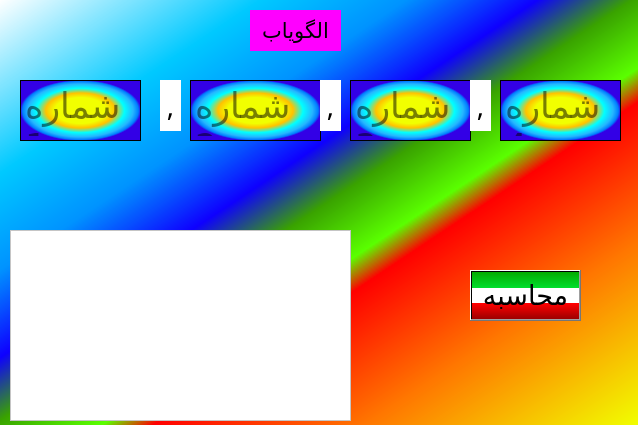
<?xml version="1.0" encoding="UTF-8"?>
<ui version="4.0">
 <class>Aulgoyab</class>
 <widget class="QMainWindow" name="Aulgoyab">
  <property name="geometry">
   <rect>
    <x>0</x>
    <y>0</y>
    <width>638</width>
    <height>425</height>
   </rect>
  </property>
  <property name="minimumSize">
   <size>
    <width>638</width>
    <height>425</height>
   </size>
  </property>
  <property name="maximumSize">
   <size>
    <width>638</width>
    <height>425</height>
   </size>
  </property>
  <property name="windowTitle">
   <string>الگویاب</string>
  </property>
  <property name="windowIcon">
   <iconset>
    <normaloff>D:/Flash Copy Askarizadeh Therty there Twelve Ninety five Fourty five/Pictures/Icons &amp; Gifs/Icons/Harmonia Icon Collection/02/ico/calculator.ico</normaloff>D:/Flash Copy Askarizadeh Therty there Twelve Ninety five Fourty five/Pictures/Icons &amp; Gifs/Icons/Harmonia Icon Collection/02/ico/calculator.ico</iconset>
  </property>
  <property name="styleSheet">
   <string notr="true">background-color: qlineargradient(spread:pad, x1:0, y1:0, x2:1, y2:1, stop:0 rgba(255, 255, 255, 255), stop:0.204545 rgba(0, 201, 255, 255), stop:0.318182 rgba(0, 147, 255, 255), stop:0.420455 rgba(14, 0, 255, 255), stop:0.494318 rgba(57, 162, 0, 255), stop:0.579545 rgba(90, 255, 0, 255), stop:0.619318 rgba(255, 0, 0, 255), stop:0.784091 rgba(255, 118, 0, 255), stop:1 rgba(241, 255, 0, 255));</string>
  </property>
  <property name="tabShape">
   <enum>QTabWidget::Rounded</enum>
  </property>
  <widget class="QWidget" name="centralwidget">
   <widget class="QTextEdit" name="number_1">
    <property name="enabled">
     <bool>true</bool>
    </property>
    <property name="geometry">
     <rect>
      <x>20</x>
      <y>80</y>
      <width>121</width>
      <height>61</height>
     </rect>
    </property>
    <property name="font">
     <font>
      <family>B Kamran</family>
      <pointsize>26</pointsize>
      <weight>50</weight>
      <italic>false</italic>
      <bold>false</bold>
     </font>
    </property>
    <property name="styleSheet">
     <string notr="true">background-color: qradialgradient(spread:pad, cx:0.5, cy:0.5, radius:0.5, fx:0.5, fy:0.5, stop:0.323864 rgba(241, 255, 0, 255), stop:0.426136 rgba(241, 255, 0, 255), stop:0.573864 rgba(255, 194, 0, 255), stop:0.727273 rgba(0, 255, 255, 255), stop:0.869318 rgba(37, 182, 255, 255), stop:0.954545 rgba(0, 126, 255, 255), stop:1 rgba(51, 0, 230, 255));
font: 26pt &quot;B Kamran&quot;;

</string>
    </property>
    <property name="tabChangesFocus">
     <bool>true</bool>
    </property>
    <property name="html">
     <string>&lt;!DOCTYPE HTML PUBLIC &quot;-//W3C//DTD HTML 4.0//EN&quot; &quot;http://www.w3.org/TR/REC-html40/strict.dtd&quot;&gt;
&lt;html&gt;&lt;head&gt;&lt;meta name=&quot;qrichtext&quot; content=&quot;1&quot; /&gt;&lt;style type=&quot;text/css&quot;&gt;
p, li { white-space: pre-wrap; }
&lt;/style&gt;&lt;/head&gt;&lt;body style=&quot; font-family:'B Kamran'; font-size:26pt; font-weight:400; font-style:normal;&quot;&gt;
&lt;p align=&quot;center&quot; style=&quot;-qt-paragraph-type:empty; margin-top:0px; margin-bottom:0px; margin-left:0px; margin-right:0px; -qt-block-indent:0; text-indent:0px;&quot;&gt;&lt;br /&gt;&lt;/p&gt;&lt;/body&gt;&lt;/html&gt;</string>
    </property>
    <property name="tabStopWidth">
     <number>2</number>
    </property>
    <property name="placeholderText">
     <string>شماره ی 1</string>
    </property>
   </widget>
   <widget class="QTextEdit" name="number_3">
    <property name="geometry">
     <rect>
      <x>350</x>
      <y>80</y>
      <width>121</width>
      <height>61</height>
     </rect>
    </property>
    <property name="font">
     <font>
      <family>B Kamran</family>
      <pointsize>26</pointsize>
      <weight>50</weight>
      <italic>false</italic>
      <bold>false</bold>
     </font>
    </property>
    <property name="styleSheet">
     <string notr="true">background-color: qradialgradient(spread:pad, cx:0.5, cy:0.5, radius:0.5, fx:0.5, fy:0.5, stop:0.323864 rgba(241, 255, 0, 255), stop:0.426136 rgba(241, 255, 0, 255), stop:0.573864 rgba(255, 194, 0, 255), stop:0.727273 rgba(0, 255, 255, 255), stop:0.869318 rgba(37, 182, 255, 255), stop:0.954545 rgba(0, 126, 255, 255), stop:1 rgba(51, 0, 230, 255));

font: 26pt &quot;B Kamran&quot;;</string>
    </property>
    <property name="tabChangesFocus">
     <bool>true</bool>
    </property>
    <property name="html">
     <string>&lt;!DOCTYPE HTML PUBLIC &quot;-//W3C//DTD HTML 4.0//EN&quot; &quot;http://www.w3.org/TR/REC-html40/strict.dtd&quot;&gt;
&lt;html&gt;&lt;head&gt;&lt;meta name=&quot;qrichtext&quot; content=&quot;1&quot; /&gt;&lt;style type=&quot;text/css&quot;&gt;
p, li { white-space: pre-wrap; }
&lt;/style&gt;&lt;/head&gt;&lt;body style=&quot; font-family:'B Kamran'; font-size:26pt; font-weight:400; font-style:normal;&quot;&gt;
&lt;p align=&quot;center&quot; style=&quot;-qt-paragraph-type:empty; margin-top:0px; margin-bottom:0px; margin-left:0px; margin-right:0px; -qt-block-indent:0; text-indent:0px;&quot;&gt;&lt;br /&gt;&lt;/p&gt;&lt;/body&gt;&lt;/html&gt;</string>
    </property>
    <property name="tabStopWidth">
     <number>3</number>
    </property>
    <property name="placeholderText">
     <string>شماره ی 3</string>
    </property>
   </widget>
   <widget class="QTextEdit" name="number_2">
    <property name="geometry">
     <rect>
      <x>190</x>
      <y>80</y>
      <width>131</width>
      <height>61</height>
     </rect>
    </property>
    <property name="font">
     <font>
      <family>B Kamran</family>
      <pointsize>26</pointsize>
      <weight>50</weight>
      <italic>false</italic>
      <bold>false</bold>
     </font>
    </property>
    <property name="styleSheet">
     <string notr="true">background-color: qradialgradient(spread:pad, cx:0.5, cy:0.5, radius:0.5, fx:0.5, fy:0.5, stop:0.323864 rgba(241, 255, 0, 255), stop:0.426136 rgba(241, 255, 0, 255), stop:0.573864 rgba(255, 194, 0, 255), stop:0.727273 rgba(0, 255, 255, 255), stop:0.869318 rgba(37, 182, 255, 255), stop:0.954545 rgba(0, 126, 255, 255), stop:1 rgba(51, 0, 230, 255));

font: 26pt &quot;B Kamran&quot;;</string>
    </property>
    <property name="tabChangesFocus">
     <bool>true</bool>
    </property>
    <property name="html">
     <string>&lt;!DOCTYPE HTML PUBLIC &quot;-//W3C//DTD HTML 4.0//EN&quot; &quot;http://www.w3.org/TR/REC-html40/strict.dtd&quot;&gt;
&lt;html&gt;&lt;head&gt;&lt;meta name=&quot;qrichtext&quot; content=&quot;1&quot; /&gt;&lt;style type=&quot;text/css&quot;&gt;
p, li { white-space: pre-wrap; }
&lt;/style&gt;&lt;/head&gt;&lt;body style=&quot; font-family:'B Kamran'; font-size:26pt; font-weight:400; font-style:normal;&quot;&gt;
&lt;p align=&quot;center&quot; style=&quot;-qt-paragraph-type:empty; margin-top:0px; margin-bottom:0px; margin-left:0px; margin-right:0px; -qt-block-indent:0; text-indent:0px;&quot;&gt;&lt;br /&gt;&lt;/p&gt;&lt;/body&gt;&lt;/html&gt;</string>
    </property>
    <property name="tabStopWidth">
     <number>1</number>
    </property>
    <property name="placeholderText">
     <string>شماره ی 2</string>
    </property>
   </widget>
   <widget class="QTextEdit" name="number_4">
    <property name="geometry">
     <rect>
      <x>500</x>
      <y>80</y>
      <width>121</width>
      <height>61</height>
     </rect>
    </property>
    <property name="font">
     <font>
      <family>B Kamran</family>
      <pointsize>26</pointsize>
      <weight>50</weight>
      <italic>false</italic>
      <bold>false</bold>
     </font>
    </property>
    <property name="styleSheet">
     <string notr="true">background-color: qradialgradient(spread:pad, cx:0.5, cy:0.5, radius:0.5, fx:0.5, fy:0.5, stop:0.323864 rgba(241, 255, 0, 255), stop:0.426136 rgba(241, 255, 0, 255), stop:0.573864 rgba(255, 194, 0, 255), stop:0.727273 rgba(0, 255, 255, 255), stop:0.869318 rgba(37, 182, 255, 255), stop:0.954545 rgba(0, 126, 255, 255), stop:1 rgba(51, 0, 230, 255));
font: 26pt &quot;B Kamran&quot;;
</string>
    </property>
    <property name="tabChangesFocus">
     <bool>true</bool>
    </property>
    <property name="html">
     <string>&lt;!DOCTYPE HTML PUBLIC &quot;-//W3C//DTD HTML 4.0//EN&quot; &quot;http://www.w3.org/TR/REC-html40/strict.dtd&quot;&gt;
&lt;html&gt;&lt;head&gt;&lt;meta name=&quot;qrichtext&quot; content=&quot;1&quot; /&gt;&lt;style type=&quot;text/css&quot;&gt;
p, li { white-space: pre-wrap; }
&lt;/style&gt;&lt;/head&gt;&lt;body style=&quot; font-family:'B Kamran'; font-size:26pt; font-weight:400; font-style:normal;&quot;&gt;
&lt;p align=&quot;center&quot; style=&quot;-qt-paragraph-type:empty; margin-top:0px; margin-bottom:0px; margin-left:0px; margin-right:0px; -qt-block-indent:0; text-indent:0px;&quot;&gt;&lt;br /&gt;&lt;/p&gt;&lt;/body&gt;&lt;/html&gt;</string>
    </property>
    <property name="tabStopWidth">
     <number>4</number>
    </property>
    <property name="placeholderText">
     <string>شماره ی4</string>
    </property>
   </widget>
   <widget class="QLabel" name="virgol">
    <property name="geometry">
     <rect>
      <x>250</x>
      <y>10</y>
      <width>91</width>
      <height>41</height>
     </rect>
    </property>
    <property name="font">
     <font>
      <family>B Kamran</family>
      <pointsize>16</pointsize>
     </font>
    </property>
    <property name="styleSheet">
     <string notr="true">background-color: rgb(255, 0, 255);</string>
    </property>
    <property name="text">
     <string>&lt;html&gt;&lt;head/&gt;&lt;body&gt;&lt;p align=&quot;center&quot;&gt;الگویاب&lt;/p&gt;&lt;/body&gt;&lt;/html&gt;</string>
    </property>
   </widget>
   <widget class="QPushButton" name="Run">
    <property name="geometry">
     <rect>
      <x>470</x>
      <y>270</y>
      <width>111</width>
      <height>51</height>
     </rect>
    </property>
    <property name="font">
     <font>
      <family>B Kamran</family>
      <pointsize>20</pointsize>
     </font>
    </property>
    <property name="styleSheet">
     <string notr="true">background-color: qlineargradient(spread:pad, x1:0, y1:0, x2:0, y2:1, stop:0 rgba(2, 171, 0, 255), stop:0.33 rgba(0, 221, 43, 255), stop:0.34 rgba(255, 255, 255, 255), stop:0.66 rgba(255, 255, 255, 255), stop:0.67 rgba(255, 0, 0, 255), stop:1 rgba(156, 0, 0, 255));</string>
    </property>
    <property name="text">
     <string>محاسبه</string>
    </property>
   </widget>
   <widget class="QTextBrowser" name="Javab">
    <property name="geometry">
     <rect>
      <x>10</x>
      <y>230</y>
      <width>341</width>
      <height>191</height>
     </rect>
    </property>
    <property name="font">
     <font>
      <family>Verdana</family>
      <pointsize>16</pointsize>
     </font>
    </property>
    <property name="styleSheet">
     <string notr="true">background-color: rgb(255, 255, 255);
selection-background-color: rgb(170, 255, 255);</string>
    </property>
   </widget>
   <widget class="QLabel" name="virgol_2">
    <property name="geometry">
     <rect>
      <x>160</x>
      <y>80</y>
      <width>21</width>
      <height>51</height>
     </rect>
    </property>
    <property name="font">
     <font>
      <family>B Kamran</family>
      <pointsize>20</pointsize>
     </font>
    </property>
    <property name="styleSheet">
     <string notr="true">background-color: rgb(255, 255, 255);</string>
    </property>
    <property name="text">
     <string>&lt;html&gt;&lt;head/&gt;&lt;body&gt;&lt;p align=&quot;center&quot;&gt;,&lt;/p&gt;&lt;/body&gt;&lt;/html&gt;</string>
    </property>
   </widget>
   <widget class="QLabel" name="virgol_3">
    <property name="geometry">
     <rect>
      <x>320</x>
      <y>80</y>
      <width>21</width>
      <height>51</height>
     </rect>
    </property>
    <property name="font">
     <font>
      <family>B Kamran</family>
      <pointsize>20</pointsize>
     </font>
    </property>
    <property name="styleSheet">
     <string notr="true">background-color: rgb(255, 255, 255);</string>
    </property>
    <property name="text">
     <string>&lt;html&gt;&lt;head/&gt;&lt;body&gt;&lt;p align=&quot;center&quot;&gt;,&lt;/p&gt;&lt;/body&gt;&lt;/html&gt;</string>
    </property>
   </widget>
   <widget class="QLabel" name="virgol_4">
    <property name="geometry">
     <rect>
      <x>470</x>
      <y>80</y>
      <width>21</width>
      <height>51</height>
     </rect>
    </property>
    <property name="font">
     <font>
      <family>B Kamran</family>
      <pointsize>20</pointsize>
     </font>
    </property>
    <property name="styleSheet">
     <string notr="true">background-color: rgb(255, 255, 255);</string>
    </property>
    <property name="text">
     <string>&lt;html&gt;&lt;head/&gt;&lt;body&gt;&lt;p align=&quot;center&quot;&gt;,&lt;/p&gt;&lt;/body&gt;&lt;/html&gt;</string>
    </property>
   </widget>
  </widget>
 </widget>
 <resources/>
 <connections>
  <connection>
   <sender>Run</sender>
   <signal>clicked()</signal>
   <receiver>Javab</receiver>
   <slot>clear()</slot>
   <hints>
    <hint type="sourcelabel">
     <x>525</x>
     <y>295</y>
    </hint>
    <hint type="destinationlabel">
     <x>180</x>
     <y>300</y>
    </hint>
   </hints>
  </connection>
 </connections>
</ui>
